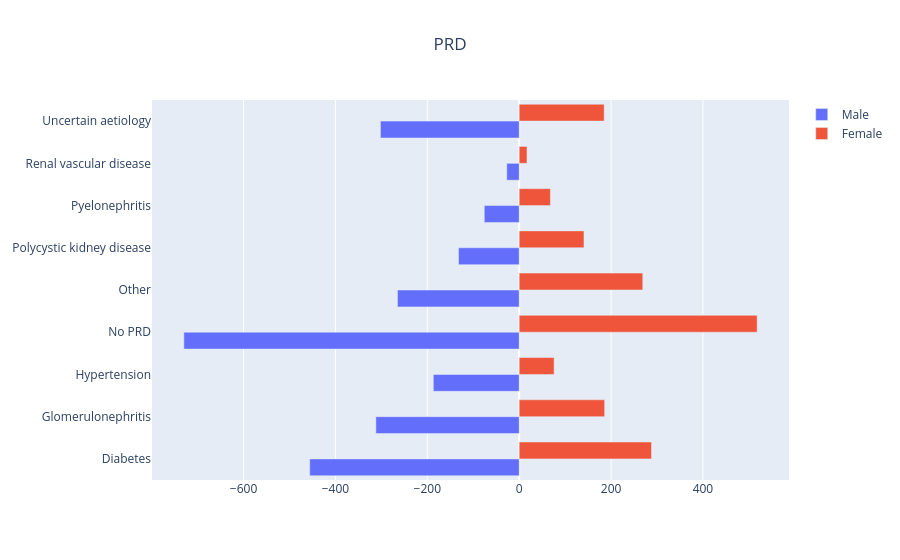
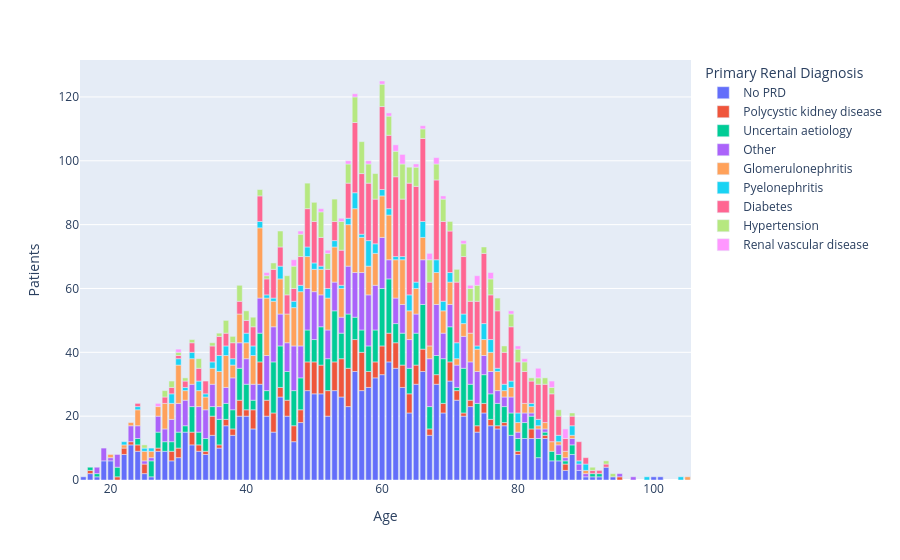
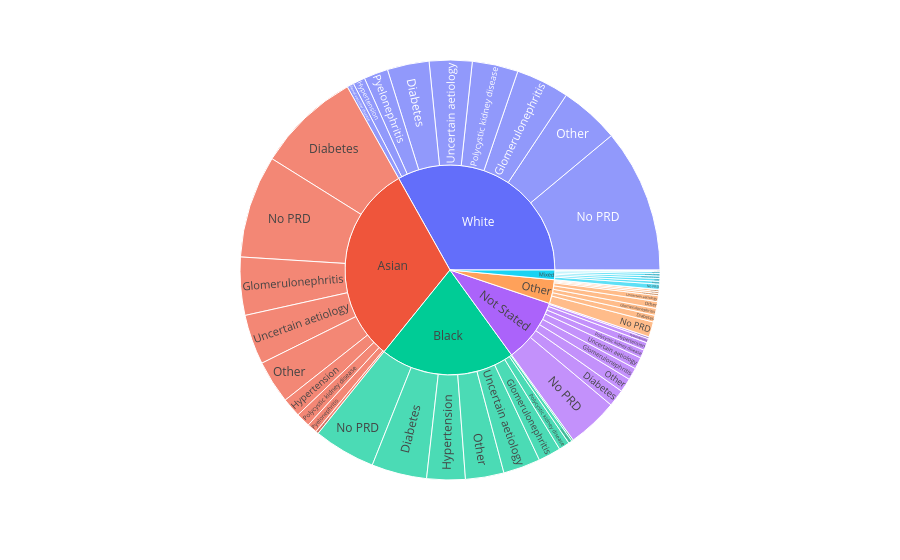

Source (notebook cell) for these figures, in order:
### Code cell
from ukrdc_stats.calculators.demographics_prd import RenalDiagnosisStatsCalculator

import plotly.graph_objects as go 
import plotly.express as px

import pandas as pd


calculator = RenalDiagnosisStatsCalculator(ukrdc3, "RNJ00")
calculator.extract_patient_cohort()


# run function to extract stats
output = calculator.extract_stats()
back_to_back = pd.DataFrame(output.gender.data.dict())

# Plot gender stats back to back 
data = [
    go.Bar(
        x = -back_to_back[back_to_back.x == "Male"].z,
        y = back_to_back[back_to_back.x == "Male"].y,
        orientation="h",
        name = "Male"
    ), 
    go.Bar(
        x = back_to_back[back_to_back.x == "Female"].z,
        y = back_to_back[back_to_back.x == "Female"].y,
        orientation="h",
        name = "Female"
    ) 
]

fig = go.Figure(
    data=data,
    layout = {
        "title" :{
            #"text": output.gender.metadata.title,
            "text": "PRD ",
            "x" : 0.5,
            "xanchor" : "center" 
        }
    }
)
fig.show()

# plot age
stacked_bar_data = pd.DataFrame(output.age.data.dict())
stacked_bar_data.x = pd.to_numeric(stacked_bar_data.x)
stacked_bar_data.rename(columns={"x":"Age", "y":"Primary Renal Diagnosis", "z":"Patients"}, inplace = True)

fig = px.bar(stacked_bar_data, x="Age", y = "Patients", color = "Primary Renal Diagnosis")
fig.show()



# plot ethnicity
ethnicity_data = pd.DataFrame(output.ethnic_group.data.dict())
ethnicity_data.rename(columns={"x":"Ethnic Group", "y":"Primary Renal Diagnosis", "z":"Patients"}, inplace = True)
fig = px.sunburst(
    ethnicity_data, 
    path = ["Ethnic Group", "Primary Renal Diagnosis"],
    values = "Patients"
)
fig.show()

### Figure 1 — Plotly figure (JSON) as saved in the notebook; plotly's stock layout.template omitted (floating-point values rounded to 4 significant figures)
{"data": [{"name": "Male", "orientation": "h", "type": "bar", "x": [-456, -312, -187, -730, -265, -132, -76, -27, -302], "y": ["Diabetes", "Glomerulonephritis", "Hypertension", "No PRD", "Other", "Polycystic kidney disease", "Pyelonephritis", "Renal vascular disease", "Uncertain aetiology"]}, {"name": "Female", "orientation": "h", "type": "bar", "x": [288, 186, 76, 518, 269, 141, 68, 17, 185], "y": ["Diabetes", "Glomerulonephritis", "Hypertension", "No PRD", "Other", "Polycystic kidney disease", "Pyelonephritis", "Renal vascular disease", "Uncertain aetiology"]}], "layout": {"title": {"text": "PRD ", "x": 0.5, "xanchor": "center"}}}

### Figure 2 — Plotly figure (JSON) as saved in the notebook; plotly's stock layout.template omitted (floating-point values rounded to 4 significant figures)
{"data": [{"alignmentgroup": "True", "hovertemplate": "Primary Renal Diagnosis=No PRD<br>Age=%{x}<br>Patients=%{y}<extra></extra>", "legendgroup": "No PRD", "marker": {"color": "#636efa", "pattern": {"shape": ""}}, "name": "No PRD", "offsetgroup": "No PRD", "orientation": "v", "showlegend": true, "textposition": "auto", "type": "bar", "x": [16, 17, 18, 19, 20, 22, 23, 24, 25, 26, 27, 28, 29, 30, 31, 32, 33, 34, 35, 36, 37, 38, 39, 40, 41, 42, 43, 44, 45, 46, 47, 48, 49, 50, 51, 52, 53, 54, 55, 56, 57, 58, 59, 60, 61, 62, 63, 64, 65, 66, 67, 68, 69, 70, 71, 72, 73, 74, 75, 76, 77, 78, 79, 80, 81, 82, 83, 84, 85, 86, 87, 88, 89, 90, 91, 92, 93, 94, 100, 101], "xaxis": "x", "y": [1, 2, 1, 6, 6, 8, 11, 9, 2, 1, 9, 9, 6, 7, 15, 11, 9, 8, 14, 10, 17, 14, 20, 20, 16, 30, 20, 15, 26, 20, 12, 18, 28, 27, 27, 20, 28, 26, 23, 34, 28, 29, 32, 33, 37, 35, 29, 21, 30, 34, 14, 30, 21, 31, 25, 20, 23, 15, 21, 17, 16, 17, 14, 8, 13, 13, 7, 13, 6, 6, 3, 8, 3, 1, 1, 1, 4, 1, 1, 1], "yaxis": "y"}, {"alignmentgroup": "True", "hovertemplate": "Primary Renal Diagnosis=Polycystic kidney disease<br>Age=%{x}<br>Patients=%{y}<extra></extra>", "legendgroup": "Polycystic kidney disease", "marker": {"color": "#EF553B", "pattern": {"shape": ""}}, "name": "Polycystic kidney disease", "offsetgroup": "Polycystic kidney disease", "orientation": "v", "showlegend": true, "textposition": "auto", "type": "bar", "x": [17, 21, 22, 23, 24, 25, 27, 29, 30, 32, 33, 34, 35, 36, 37, 38, 39, 40, 41, 42, 43, 44, 45, 46, 47, 48, 49, 50, 51, 52, 53, 54, 55, 56, 57, 58, 59, 60, 61, 62, 63, 64, 65, 66, 67, 68, 69, 70, 71, 72, 73, 74, 75, 76, 77, 78, 80, 82, 84, 87, 95], "xaxis": "x", "y": [1, 1, 2, 1, 2, 3, 1, 3, 3, 4, 2, 1, 6, 1, 2, 2, 5, 2, 6, 7, 5, 6, 3, 5, 5, 4, 9, 10, 9, 8, 9, 12, 12, 10, 12, 5, 5, 9, 9, 8, 7, 6, 6, 7, 2, 3, 3, 6, 3, 1, 2, 2, 3, 2, 1, 1, 1, 3, 1, 2, 1], "yaxis": "y"}, {"alignmentgroup": "True", "hovertemplate": "Primary Renal Diagnosis=Uncertain aetiology<br>Age=%{x}<br>Patients=%{y}<extra></extra>", "legendgroup": "Uncertain aetiology", "marker": {"color": "#00cc96", "pattern": {"shape": ""}}, "name": "Uncertain aetiology", "offsetgroup": "Uncertain aetiology", "orientation": "v", "showlegend": true, "textposition": "auto", "type": "bar", "x": [17, 18, 21, 24, 26, 27, 28, 29, 30, 31, 32, 33, 34, 35, 36, 37, 38, 39, 40, 41, 42, 43, 44, 45, 46, 47, 48, 49, 50, 51, 52, 53, 54, 55, 56, 57, 58, 59, 60, 61, 62, 63, 64, 65, 66, 67, 68, 69, 70, 71, 72, 73, 74, 75, 76, 77, 78, 79, 80, 81, 82, 83, 84, 85, 86, 87, 88, 91, 92], "xaxis": "x", "y": [1, 1, 3, 2, 5, 5, 3, 3, 5, 2, 8, 4, 4, 3, 8, 5, 6, 10, 8, 3, 9, 3, 16, 13, 9, 11, 10, 10, 7, 12, 10, 16, 8, 17, 7, 7, 8, 10, 18, 17, 6, 10, 8, 10, 14, 7, 6, 14, 11, 1, 14, 5, 7, 9, 8, 7, 5, 7, 4, 5, 4, 6, 1, 3, 2, 1, 3, 1, 1], "yaxis": "y"}, {"alignmentgroup": "True", "hovertemplate": "Primary Renal Diagnosis=Other<br>Age=%{x}<br>Patients=%{y}<extra></extra>", "legendgroup": "Other", "marker": {"color": "#ab63fa", "pattern": {"shape": ""}}, "name": "Other", "offsetgroup": "Other", "orientation": "v", "showlegend": true, "textposition": "auto", "type": "bar", "x": [18, 19, 20, 21, 23, 24, 25, 26, 27, 28, 29, 30, 31, 32, 33, 34, 35, 36, 37, 38, 39, 40, 41, 42, 43, 44, 45, 46, 47, 48, 49, 50, 51, 52, 53, 54, 55, 56, 57, 58, 59, 60, 61, 62, 63, 64, 65, 66, 67, 68, 69, 70, 71, 72, 73, 74, 75, 76, 77, 78, 79, 80, 81, 82, 83, 84, 86, 87, 88, 89, 90, 95, 97], "xaxis": "x", "y": [2, 4, 1, 4, 5, 4, 1, 1, 5, 4, 7, 9, 8, 7, 8, 9, 7, 4, 5, 10, 8, 8, 5, 11, 11, 11, 10, 9, 14, 10, 13, 15, 10, 9, 9, 5, 15, 14, 18, 16, 14, 16, 6, 8, 9, 9, 6, 14, 15, 16, 8, 7, 7, 10, 7, 10, 6, 7, 4, 3, 5, 2, 3, 1, 3, 1, 3, 1, 2, 2, 1, 1, 1], "yaxis": "y"}, {"alignmentgroup": "True", "hovertemplate": "Primary Renal Diagnosis=Glomerulonephritis<br>Age=%{x}<br>Patients=%{y}<extra></extra>", "legendgroup": "Glomerulonephritis", "marker": {"color": "#FFA15A", "pattern": {"shape": ""}}, "name": "Glomerulonephritis", "offsetgroup": "Glomerulonephritis", "orientation": "v", "showlegend": true, "textposition": "auto", "type": "bar", "x": [20, 22, 23, 24, 25, 26, 27, 28, 29, 30, 31, 32, 33, 34, 35, 36, 37, 38, 39, 40, 41, 42, 43, 44, 45, 46, 47, 48, 49, 50, 51, 52, 53, 54, 55, 56, 57, 58, 59, 60, 61, 62, 63, 64, 65, 66, 67, 68, 69, 70, 71, 72, 73, 74, 75, 76, 77, 78, 79, 80, 81, 82, 83, 84, 85, 86, 87, 88, 90, 105], "xaxis": "x", "y": [1, 1, 1, 5, 3, 2, 3, 8, 5, 12, 3, 8, 5, 4, 5, 11, 10, 4, 9, 5, 9, 22, 18, 8, 11, 9, 12, 17, 10, 7, 8, 10, 11, 9, 13, 20, 11, 9, 10, 13, 14, 12, 14, 9, 8, 7, 4, 10, 7, 7, 2, 4, 9, 7, 5, 6, 6, 2, 3, 3, 3, 2, 1, 2, 3, 1, 2, 1, 1, 1], "yaxis": "y"}, {"alignmentgroup": "True", "hovertemplate": "Primary Renal Diagnosis=Pyelonephritis<br>Age=%{x}<br>Patients=%{y}<extra></extra>", "legendgroup": "Pyelonephritis", "marker": {"color": "#19d3f3", "pattern": {"shape": ""}}, "name": "Pyelonephritis", "offsetgroup": "Pyelonephritis", "orientation": "v", "showlegend": true, "textposition": "auto", "type": "bar", "x": [22, 24, 25, 26, 29, 30, 31, 32, 33, 34, 35, 36, 37, 38, 40, 41, 42, 43, 44, 45, 47, 48, 49, 50, 51, 52, 53, 54, 55, 56, 57, 58, 59, 60, 61, 62, 63, 64, 65, 66, 68, 69, 70, 71, 72, 74, 75, 76, 77, 78, 79, 80, 82, 83, 86, 88, 89, 90, 99, 104], "xaxis": "x", "y": [1, 1, 1, 1, 3, 2, 1, 2, 3, 1, 2, 5, 3, 2, 3, 3, 2, 1, 1, 4, 2, 2, 3, 2, 1, 3, 2, 1, 2, 5, 1, 8, 3, 2, 2, 1, 1, 5, 2, 5, 4, 3, 3, 5, 3, 1, 5, 4, 1, 2, 2, 3, 1, 2, 2, 3, 1, 2, 1, 1], "yaxis": "y"}, {"alignmentgroup": "True", "hovertemplate": "Primary Renal Diagnosis=Diabetes<br>Age=%{x}<br>Patients=%{y}<extra></extra>", "legendgroup": "Diabetes", "marker": {"color": "#FF6692", "pattern": {"shape": ""}}, "name": "Diabetes", "offsetgroup": "Diabetes", "orientation": "v", "showlegend": true, "textposition": "auto", "type": "bar", "x": [24, 28, 29, 30, 31, 32, 33, 34, 35, 36, 37, 38, 39, 40, 41, 42, 43, 44, 45, 46, 47, 48, 49, 50, 51, 52, 53, 54, 55, 56, 57, 58, 59, 60, 61, 62, 63, 64, 65, 66, 67, 68, 69, 70, 71, 72, 73, 74, 75, 76, 77, 78, 79, 80, 81, 82, 83, 84, 85, 86, 87, 88, 89, 90, 91, 92, 93], "xaxis": "x", "y": [1, 2, 2, 1, 2, 3, 4, 4, 5, 6, 4, 5, 4, 4, 6, 8, 5, 9, 6, 6, 4, 9, 12, 13, 9, 6, 6, 11, 11, 22, 19, 18, 14, 26, 23, 25, 18, 35, 30, 26, 20, 25, 25, 13, 19, 18, 10, 14, 22, 14, 18, 10, 17, 16, 10, 7, 11, 12, 15, 6, 4, 3, 6, 2, 1, 1, 1], "yaxis": "y"}, {"alignmentgroup": "True", "hovertemplate": "Primary Renal Diagnosis=Hypertension<br>Age=%{x}<br>Patients=%{y}<extra></extra>", "legendgroup": "Hypertension", "marker": {"color": "#B6E880", "pattern": {"shape": ""}}, "name": "Hypertension", "offsetgroup": "Hypertension", "orientation": "v", "showlegend": true, "textposition": "auto", "type": "bar", "x": [25, 28, 29, 30, 31, 32, 33, 35, 36, 37, 38, 39, 40, 41, 42, 43, 44, 45, 46, 47, 48, 49, 50, 51, 52, 53, 54, 55, 56, 57, 58, 59, 60, 61, 62, 63, 64, 65, 66, 67, 68, 69, 70, 71, 72, 73, 74, 75, 76, 77, 78, 79, 80, 81, 82, 83, 84, 85, 86, 88, 91, 93, 94], "xaxis": "x", "y": [1, 2, 2, 1, 1, 1, 3, 1, 1, 4, 2, 5, 3, 3, 2, 1, 2, 5, 6, 7, 7, 8, 6, 8, 5, 7, 9, 6, 8, 10, 6, 8, 7, 6, 8, 11, 5, 6, 3, 7, 5, 7, 3, 4, 4, 4, 5, 2, 5, 4, 2, 4, 4, 3, 1, 2, 2, 2, 2, 1, 1, 1, 1], "yaxis": "y"}, {"alignmentgroup": "True", "hovertemplate": "Primary Renal Diagnosis=Renal vascular disease<br>Age=%{x}<br>Patients=%{y}<extra></extra>", "legendgroup": "Renal vascular disease", "marker": {"color": "#FF97FF", "pattern": {"shape": ""}}, "name": "Renal vascular disease", "offsetgroup": "Renal vascular disease", "orientation": "v", "showlegend": true, "textposition": "auto", "type": "bar", "x": [27, 30, 43, 47, 48, 51, 52, 54, 55, 56, 58, 60, 61, 62, 63, 65, 66, 67, 68, 69, 72, 73, 74, 76, 79, 80, 81, 83, 85, 87], "xaxis": "x", "y": [1, 1, 1, 2, 1, 1, 1, 1, 1, 1, 1, 1, 1, 2, 3, 1, 1, 2, 2, 1, 1, 1, 3, 2, 1, 1, 1, 3, 2, 3], "yaxis": "y"}], "layout": {"barmode": "relative", "legend": {"title": {"text": "Primary Renal Diagnosis"}, "tracegroupgap": 0}, "margin": {"t": 60}, "xaxis": {"anchor": "y", "domain": [0, 1], "title": {"text": "Age"}}, "yaxis": {"anchor": "x", "domain": [0, 1], "title": {"text": "Patients"}}}}

### Figure 3 — Plotly figure (JSON) as saved in the notebook; plotly's stock layout.template omitted (floating-point values rounded to 4 significant figures)
{"data": [{"branchvalues": "total", "domain": {"x": [0, 1], "y": [0, 1]}, "hovertemplate": "labels=%{label}<br>Patients=%{value}<br>parent=%{parent}<br>id=%{id}<extra></extra>", "ids": ["Asian/Diabetes", "Black/Diabetes", "Mixed/Diabetes", "Not Stated/Diabetes", "Other/Diabetes", "White/Diabetes", "Asian/Glomerulonephritis", "Black/Glomerulonephritis", "Mixed/Glomerulonephritis", "Not Stated/Glomerulonephritis", "Other/Glomerulonephritis", "White/Glomerulonephritis", "Asian/Hypertension", "Black/Hypertension", "Mixed/Hypertension", "Not Stated/Hypertension", "Other/Hypertension", "White/Hypertension", "Asian/No PRD", "Black/No PRD", "Mixed/No PRD", "Not Stated/No PRD", "Other/No PRD", "White/No PRD", "Asian/Other", "Black/Other", "Mixed/Other", "Not Stated/Other", "Other/Other", "White/Other", "Asian/Polycystic kidney disease", "Black/Polycystic kidney disease", "Mixed/Polycystic kidney disease", "Not Stated/Polycystic kidney disease", "Other/Polycystic kidney disease", "White/Polycystic kidney disease", "Asian/Pyelonephritis", "Black/Pyelonephritis", "Mixed/Pyelonephritis", "Not Stated/Pyelonephritis", "Other/Pyelonephritis", "White/Pyelonephritis", "Asian/Renal vascular disease", "Black/Renal vascular disease", "Not Stated/Renal vascular disease", "Other/Renal vascular disease", "White/Renal vascular disease", "Asian/Uncertain aetiology", "Black/Uncertain aetiology", "Mixed/Uncertain aetiology", "Not Stated/Uncertain aetiology", "Other/Uncertain aetiology", "White/Uncertain aetiology", "Asian", "Black", "Mixed", "Not Stated", "Other", "White"], "labels": ["Diabetes", "Diabetes", "Diabetes", "Diabetes", "Diabetes", "Diabetes", "Glomerulonephritis", "Glomerulonephritis", "Glomerulonephritis", "Glomerulonephritis", "Glomerulonephritis", "Glomerulonephritis", "Hypertension", "Hypertension", "Hypertension", "Hypertension", "Hypertension", "Hypertension", "No PRD", "No PRD", "No PRD", "No PRD", "No PRD", "No PRD", "Other", "Other", "Other", "Other", "Other", "Other", "Polycystic kidney disease", "Polycystic kidney disease", "Polycystic kidney disease", "Polycystic kidney disease", "Polycystic kidney disease", "Polycystic kidney disease", "Pyelonephritis", "Pyelonephritis", "Pyelonephritis", "Pyelonephritis", "Pyelonephritis", "Pyelonephritis", "Renal vascular disease", "Renal vascular disease", "Renal vascular disease", "Renal vascular disease", "Renal vascular disease", "Uncertain aetiology", "Uncertain aetiology", "Uncertain aetiology", "Uncertain aetiology", "Uncertain aetiology", "Uncertain aetiology", "Asian", "Black", "Mixed", "Not Stated", "Other", "White"], "name": "", "parents": ["Asian", "Black", "Mixed", "Not Stated", "Other", "White", "Asian", "Black", "Mixed", "Not Stated", "Other", "White", "Asian", "Black", "Mixed", "Not Stated", "Other", "White", "Asian", "Black", "Mixed", "Not Stated", "Other", "White", "Asian", "Black", "Mixed", "Not Stated", "Other", "White", "Asian", "Black", "Mixed", "Not Stated", "Other", "White", "Asian", "Black", "Mixed", "Not Stated", "Other", "White", "Asian", "Black", "Not Stated", "Other", "White", "Asian", "Black", "Mixed", "Not Stated", "Other", "White", "", "", "", "", "", ""], "type": "sunburst", "values": [334, 178, 9, 55, 22, 135, 187, 73, 3, 39, 22, 172, 62, 124, 6, 25, 6, 39, 331, 200, 17, 164, 49, 463, 139, 124, 9, 45, 22, 193, 46, 35, 8, 27, 7, 148, 32, 12, 2, 14, 6, 78, 9, 5, 6, 1, 22, 161, 120, 8, 38, 19, 138, 1301, 871, 62, 413, 154, 1388]}], "layout": {"legend": {"tracegroupgap": 0}, "margin": {"t": 60}}}
